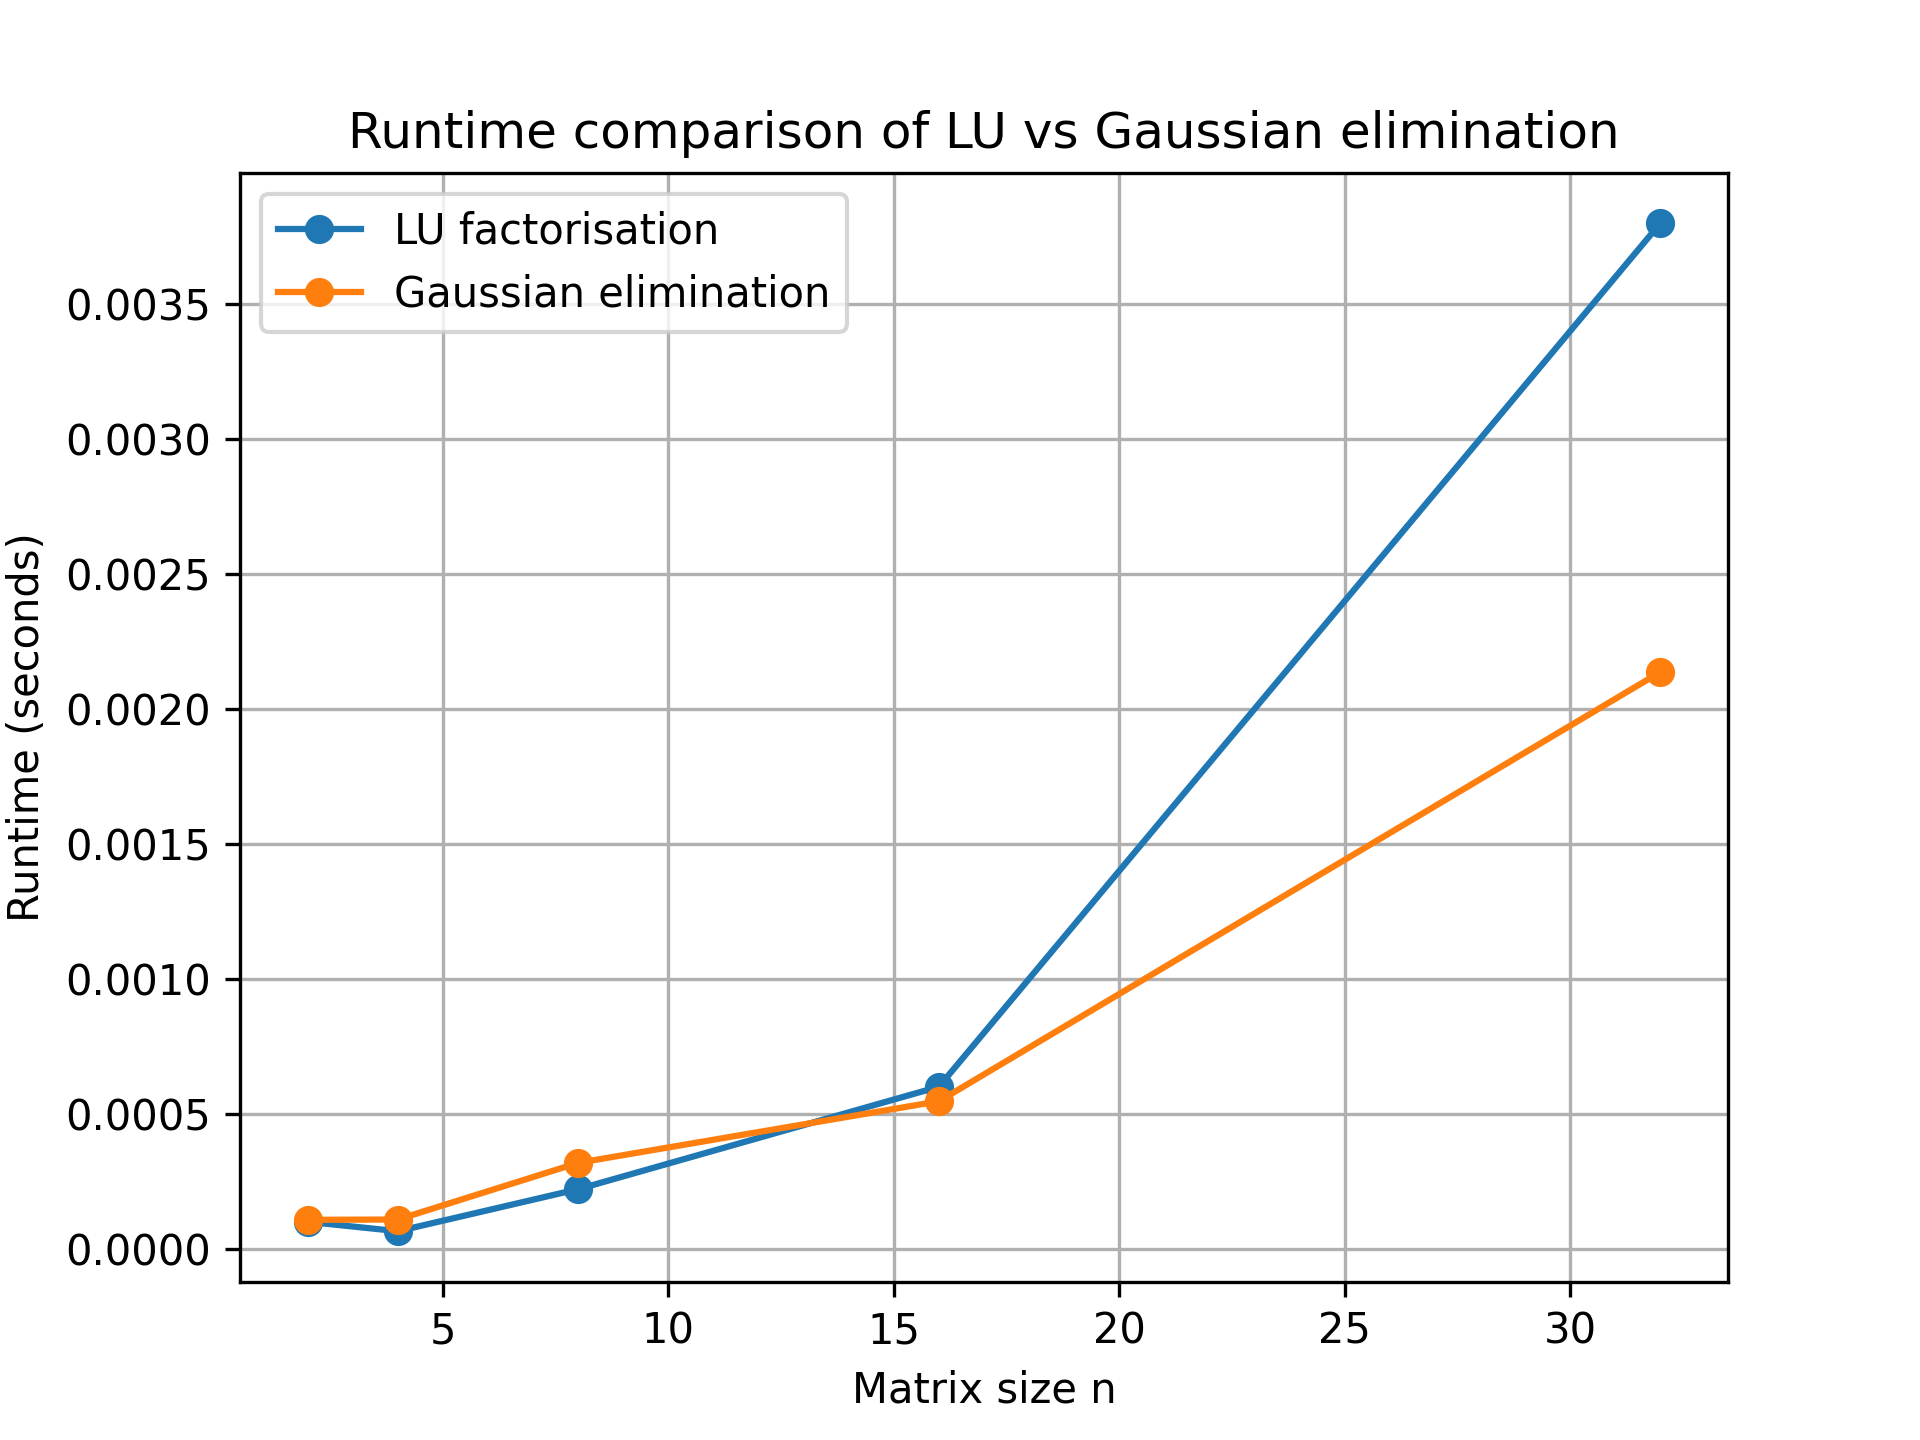

Reproduce this figure in Python.
import numpy as np
import time
import matplotlib.pyplot as plt
from lu_factorisation import lu_factorisation
from scipy.sparse import diags

def generate_safe_system(n):
    k = [np.ones(n - 1), -2 * np.ones(n), np.ones(n - 1)]
    offset = [-1, 0, 1]
    A = diags(k, offset).toarray()
    x_true = np.ones((n, 1))
    b = A @ x_true
    return A, b, x_true

def gaussian_elimination(A, b):
    A = A.copy().astype(float)
    b = b.copy().astype(float)
    n = len(b)
    for i in range(n):
        for j in range(i+1, n):
            factor = A[j,i] / A[i,i]
            A[j,i:] -= factor * A[i,i:]
            b[j] -= factor * b[i]
    x = np.zeros_like(b)
    for i in range(n-1, -1, -1):
        x[i] = (b[i] - np.dot(A[i,i+1:], x[i+1:])) / A[i,i]
    return x

sizes = [2**j for j in range(1,6)]
times_lu = []
times_gauss = []

for n in sizes:
    A, b, x = generate_safe_system(n)
    start = time.perf_counter()
    lu_factorisation(A)
    times_lu.append(time.perf_counter() - start)
    start = time.perf_counter()
    gaussian_elimination(A, b)
    times_gauss.append(time.perf_counter() - start)

plt.plot(sizes, times_lu, marker='o', label='LU factorisation')
plt.plot(sizes, times_gauss, marker='o', label='Gaussian elimination')
plt.xlabel('Matrix size n')
plt.ylabel('Runtime (seconds)')
plt.title('Runtime comparison of LU vs Gaussian elimination')
plt.legend()
plt.grid(True)
plt.savefig('runtime_plot.png', dpi=300)
plt.show()